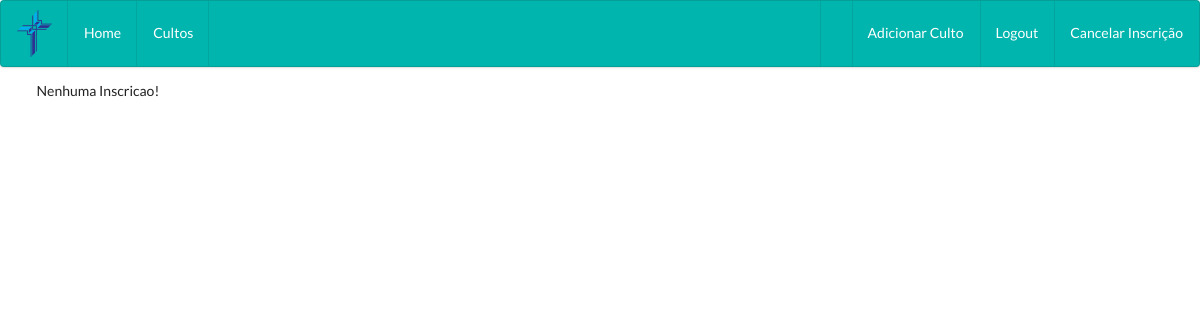
The page /culto/inscricoes/9/ (signed in) on the database as committed earlier.
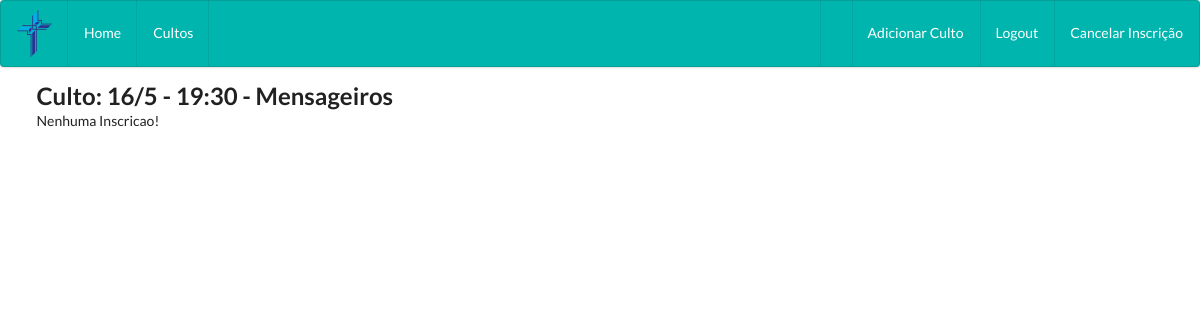
The same page on the database as committed later.
### appculto/models.py (models this page shows, shortened)
class Culto(models.Model):
    data = models.fields.DateField()
    horario = models.fields.CharField(max_length=45)
    limite = models.fields.IntegerField(default=40)
    vagas = models.fields.IntegerField(default=40)
    sysActive = models.fields.BooleanField(default=True)
    local = models.ForeignKey(Local, null=True, on_delete=models.SET_NULL)

### applocal/models.py (models this page shows, shortened)
class Local(models.Model):
    rua = models.fields.CharField(max_length=45, null=False, blank=False)
    bairro = models.fields.CharField(max_length=45, null=False, blank=False)
    complemento = models.fields.CharField(max_length=45, null=False, blank=False)
    short_description = models.fields.CharField(max_length=45, null=False, blank=False)
    numero = models.fields.CharField(max_length=45, null=False, blank=False)
    sysActive = models.fields.BooleanField(default=True)

### appculto/views.py (the view)
# urls.py: path('inscricoes/<int:pk>/', CultoInscricoesView.as_view(), name='inscricoes_culto'),
@method_decorator(login_required, name='dispatch')
class CultoInscricoesView(TemplateView):
    template_name = 'appculto/inscricoes.html'
    def get_context_data(self, **kwargs):
        context = super().get_context_data(**kwargs)
        culto = Culto.objects.filter(id=kwargs['pk']).first()
        if culto:
            context['culto'] = culto
            inscricoes = Inscricao.objects.filter(culto=culto)
            total_pessoas = 0
            santa_ceia = 0
            for i in inscricoes:
                total_pessoas += i.qtd_pessoas
                santa_ceia += i.santa_ceia
            context['inscricoes'] = inscricoes
            context['total'] = total_pessoas
            context['santa_ceia'] = santa_ceia
        return context

### templates/appculto/inscricoes.html (shortened to what this page needs)
{% extends '../base/base_layout.html' %}
{% load static %}
{% block style %}
    <link
            rel="stylesheet"
            type="text/css"
            href="{% static 'css/culto/main.css' %}"
    />
{% endblock %}
{% block content %}
    <div class="ui container">
        {% if culto %}
            <h2>Culto: {{ culto.data.day }}/{{ culto.data.month }} - {{ culto.horario }} - {{ culto.local.short_description }}</h2>
        {% endif %}
        {% if inscricoes %}
            {% if total %}
                <p style="text-align: center"><h3>Total de pessoas: {{ total }}</h3></p>
            {% endif %}
            {% if santa_ceia %}
                <p style="text-align: center"> <h3>Total de pessoas para Santa Ceia: {{ santa_ceia }}</h3></p>
            {% endif %}
            {% for i in inscricoes %}
                <div class="ui four column segment grid">
                    <div style="background-color: #e0e1e2" class="column">Nome: {{ i.nome }}</div>
                    <div style="background-color: #e0e1e2" class="column">Pessoas: {{ i.qtd_pessoas }}</div>
                    <div style="background-color: #e0e1e2" class="column">Pessoas Santa Ceia: {{ i.santa_ceia }}</div>
                    <div style="background-color: #e0e1e2" class="column">Telefone: {{ i.telefone }}</div>
                </div>
            {% endfor %}
        {% else %}
            Nenhuma Inscricao!
        {% endif %}
    </div>
{% endblock %}

Rows that differ between the two databases and show on the page:
added Culto: data.day "16", data.month "5", horario "19:30", local.short_description "Mensageiros"
Other text that changed with them:
text now shown: "Culto: / - -"
